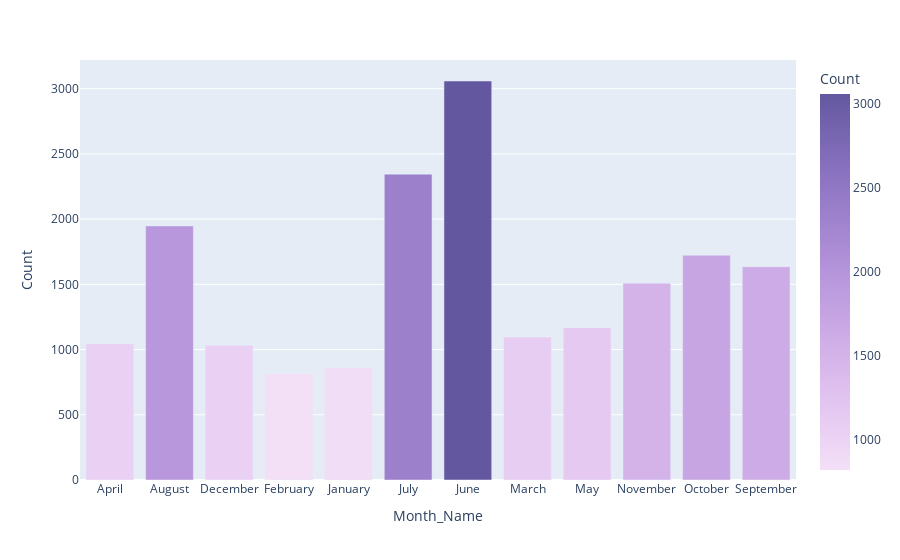

The notebook cell saved with this chart:
### Code cell
# show bar plot from the created data

### Figure 1 — Plotly figure (JSON) as saved in the notebook; plotly's stock layout.template omitted (floating-point values rounded to 4 significant figures)
{"data": [{"alignmentgroup": "True", "hovertemplate": "Month_Name=%{x}<br>Count=%{marker.color}<extra></extra>", "legendgroup": "", "marker": {"color": [1045, 1948, 1034, 817, 862, 2345, 3059, 1096, 1168, 1509, 1723, 1635], "coloraxis": "coloraxis", "pattern": {"shape": ""}}, "name": "", "offsetgroup": "", "orientation": "v", "showlegend": false, "textposition": "auto", "type": "bar", "x": ["April", "August", "December", "February", "January", "July", "June", "March", "May", "November", "October", "September"], "xaxis": "x", "y": [1045, 1948, 1034, 817, 862, 2345, 3059, 1096, 1168, 1509, 1723, 1635], "yaxis": "y"}], "layout": {"barmode": "relative", "coloraxis": {"colorbar": {"title": {"text": "Count"}}, "colorscale": [[0, "rgb(243, 224, 247)"], [0.1667, "rgb(228, 199, 241)"], [0.3333, "rgb(209, 175, 232)"], [0.5, "rgb(185, 152, 221)"], [0.6667, "rgb(159, 130, 206)"], [0.8333, "rgb(130, 109, 186)"], [1, "rgb(99, 88, 159)"]]}, "legend": {"tracegroupgap": 0}, "margin": {"t": 60}, "xaxis": {"anchor": "y", "domain": [0, 1], "title": {"text": "Month_Name"}}, "yaxis": {"anchor": "x", "domain": [0, 1], "title": {"text": "Count"}}}}
